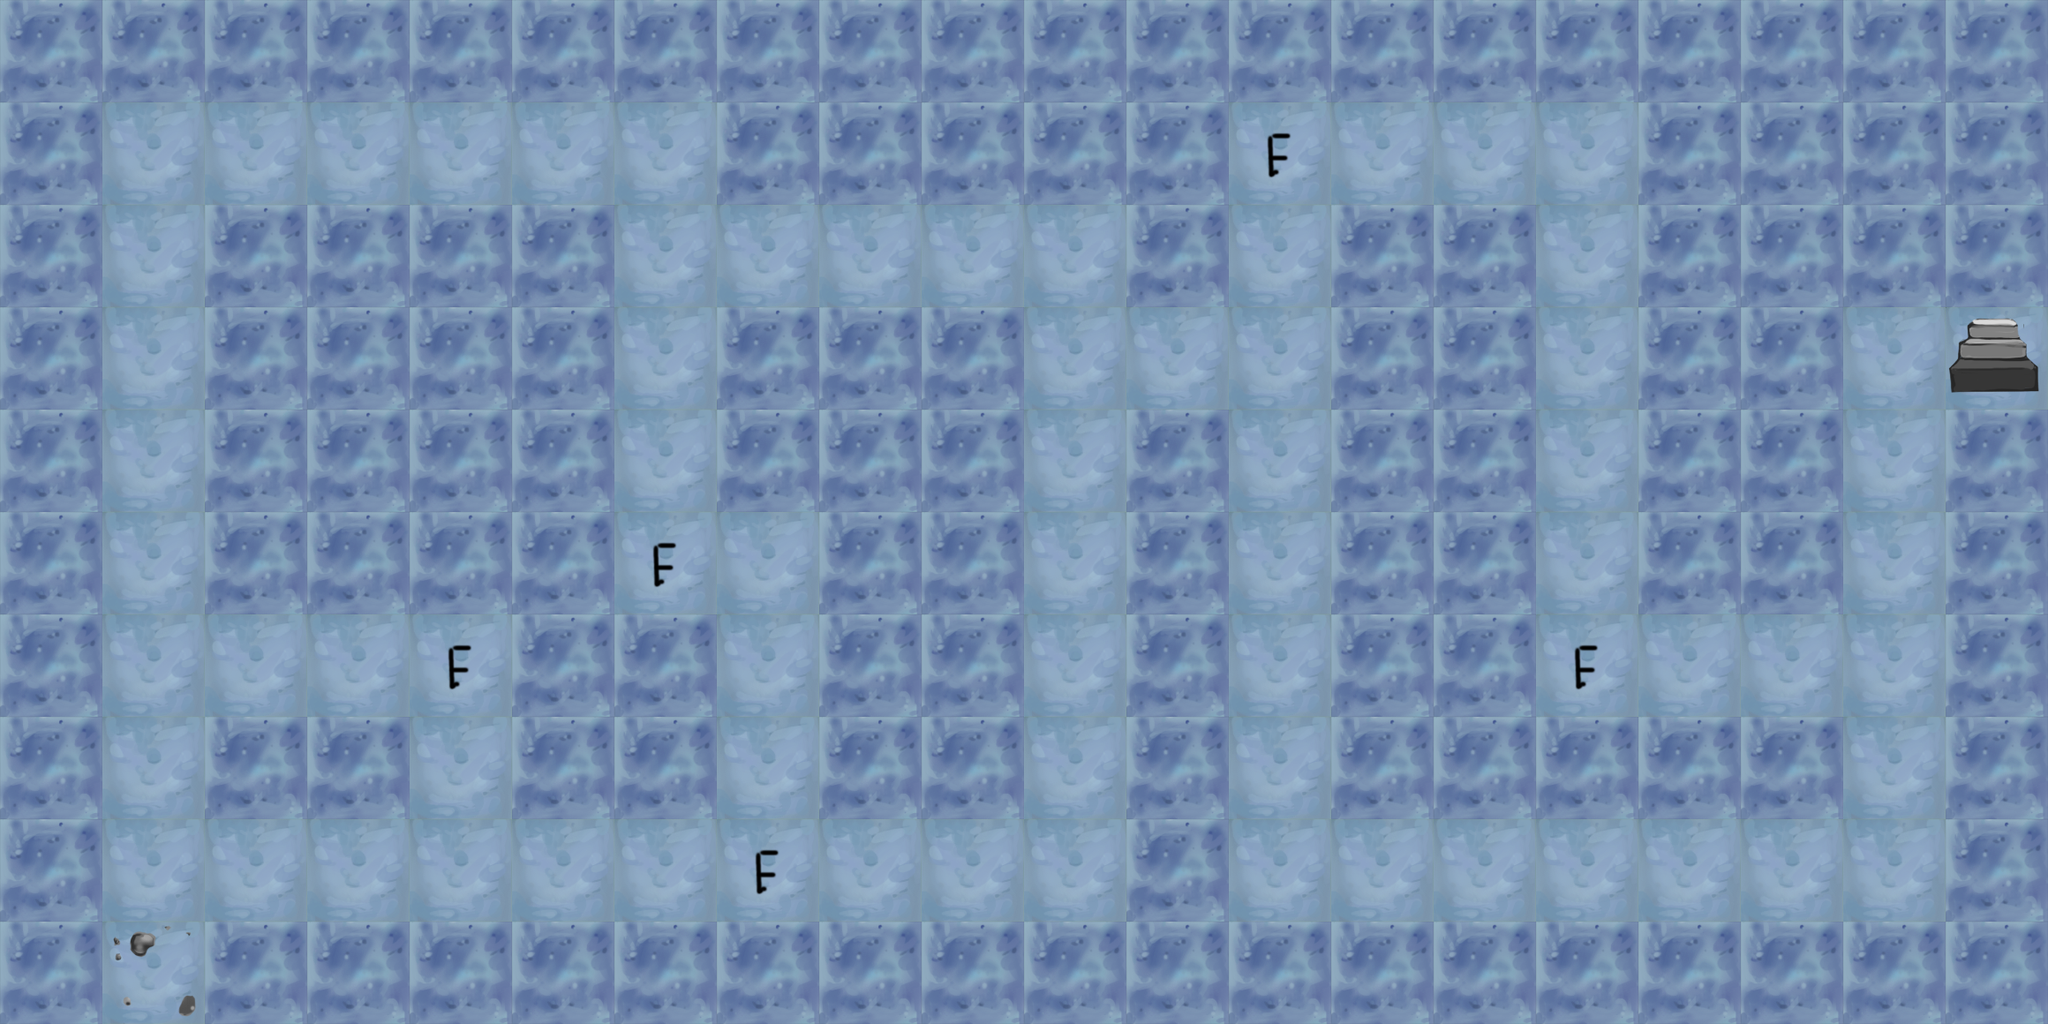

This is a level from a 2D game, rendered from its Tiled map with the project's own tilesets. A one-line summary and the complete map file follow:
An orthogonal 20x10 tile map with 116x116 px tiles, 3 tile layers (Tile Layer 1, Tile Layer 2, Tile Layer 3), 3 tilesets.

<map version="1.0" orientation="orthogonal" renderorder="right-down" width="20" height="10" tilewidth="116" tileheight="116" nextobjectid="1">
 <tileset firstgid="1" name="tile" tilewidth="116" tileheight="116" tilecount="20" columns="20">
  <image source="../images/tile.png" width="2320" height="116" />
 </tileset>
 <tileset firstgid="21" name="stuff" tilewidth="116" tileheight="116" tilecount="6" columns="6">
  <image source="../images/stuff.png" width="696" height="116" />
 </tileset>
 <tileset firstgid="27" name="triggers" tilewidth="116" tileheight="116" tilecount="6" columns="6">
  <image source="../images/triggers.png" width="696" height="116" />
 </tileset>
 <layer name="Tile Layer 1" width="20" height="10">
  <data encoding="csv">
15,15,15,15,15,15,15,15,15,15,15,15,15,15,15,15,15,15,15,15,
15,14,14,14,14,14,14,15,15,15,15,15,14,14,14,14,15,15,15,15,
15,14,15,15,15,15,14,14,14,14,14,15,14,15,15,14,15,15,15,15,
15,14,15,15,15,15,14,15,15,15,14,14,14,15,15,14,15,15,14,14,
15,14,15,15,15,15,14,15,15,15,14,15,14,15,15,14,15,15,14,15,
15,14,15,15,15,15,14,14,15,15,14,15,14,15,15,14,15,15,14,15,
15,14,14,14,14,15,15,14,15,15,14,15,14,15,15,14,14,14,14,15,
15,14,15,15,14,15,15,14,15,15,14,15,14,15,15,15,15,15,14,15,
15,14,14,14,14,14,14,14,14,14,14,15,14,14,14,14,14,14,14,15,
15,14,15,15,15,15,15,15,15,15,15,15,15,15,15,15,15,15,15,15
</data>
 </layer>
 <layer name="Tile Layer 2" width="20" height="10">
  <data encoding="csv">
0,0,0,0,0,0,0,0,0,0,0,0,0,0,0,0,0,0,0,0,
0,0,0,0,0,0,0,0,0,0,0,0,0,0,0,0,0,0,0,0,
0,0,0,0,0,0,0,0,0,0,0,0,0,0,0,0,0,0,0,0,
0,0,0,0,0,0,0,0,0,0,0,0,0,0,0,0,0,0,0,0,
0,0,0,0,0,0,0,0,0,0,0,0,0,0,0,0,0,0,0,0,
0,0,0,0,0,0,0,0,0,0,0,0,0,0,0,0,0,0,0,0,
0,0,0,0,0,0,0,0,0,0,0,0,0,0,0,0,0,0,0,0,
0,0,0,0,0,0,0,0,0,0,0,0,0,0,0,0,0,0,0,0,
0,0,0,0,0,0,0,0,0,0,0,0,0,0,0,0,0,0,0,0,
0,0,0,0,0,0,0,0,0,0,0,0,0,0,0,0,0,0,0,0
</data>
 </layer>
 <layer name="Tile Layer 3" width="20" height="10">
  <data encoding="csv">
0,0,0,0,0,0,0,0,0,0,0,0,0,0,0,0,0,0,0,0,
0,0,0,0,0,0,0,0,0,0,0,0,32,0,0,0,0,0,0,0,
0,0,0,0,0,0,0,0,0,0,0,0,0,0,0,0,0,0,0,0,
0,0,0,0,0,0,0,0,0,0,0,0,0,0,0,0,0,0,0,31,
0,0,0,0,0,0,0,0,0,0,0,0,0,0,0,0,0,0,0,0,
0,0,0,0,0,0,32,0,0,0,0,0,0,0,0,0,0,0,0,0,
0,0,0,0,32,0,0,0,0,0,0,0,0,0,0,32,0,0,0,0,
0,0,0,0,0,0,0,0,0,0,0,0,0,0,0,0,0,0,0,0,
0,0,0,0,0,0,0,32,0,0,0,0,0,0,0,0,0,0,0,0,
0,27,0,0,0,0,0,0,0,0,0,0,0,0,0,0,0,0,0,0
</data>
 </layer>
</map>
